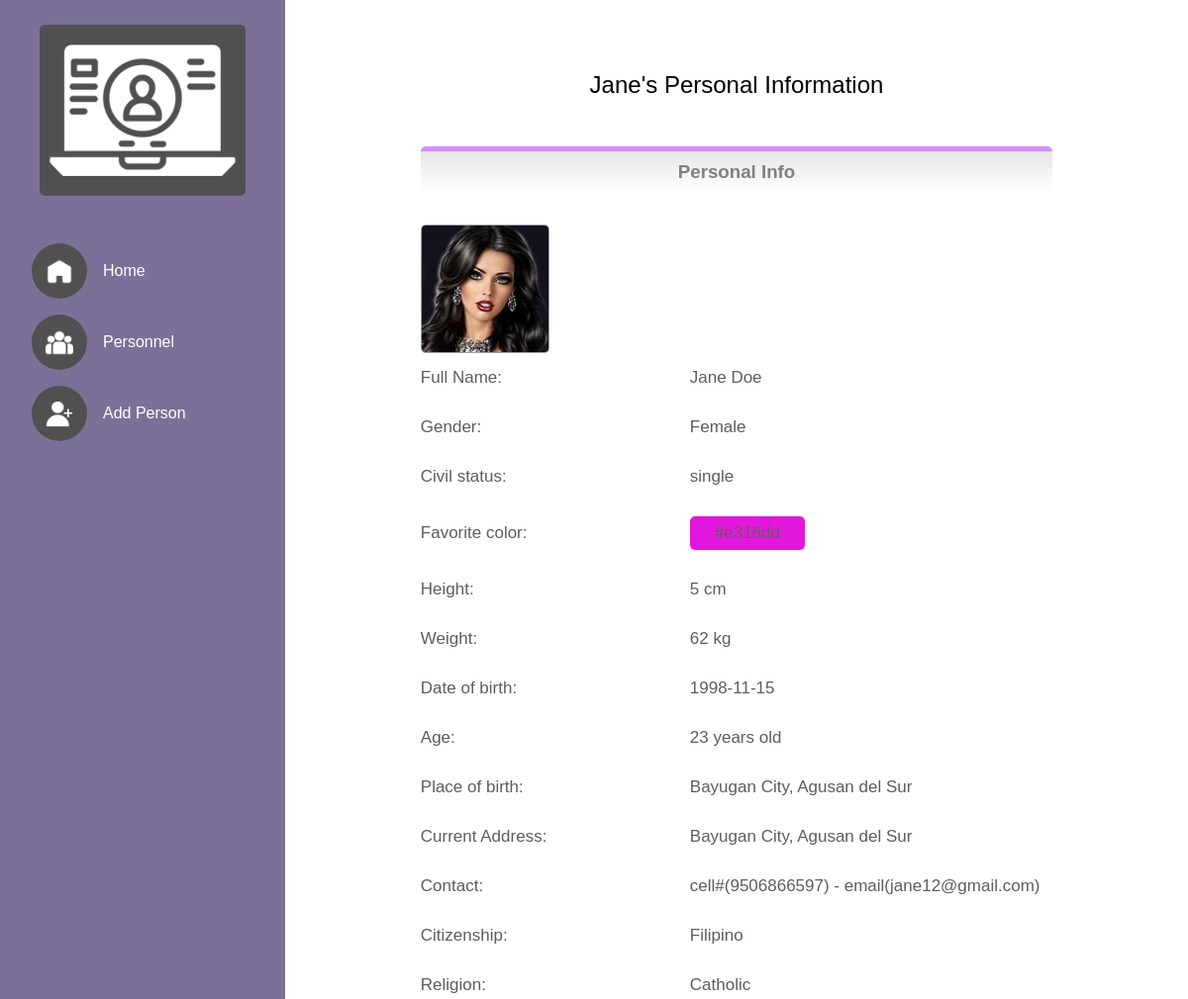
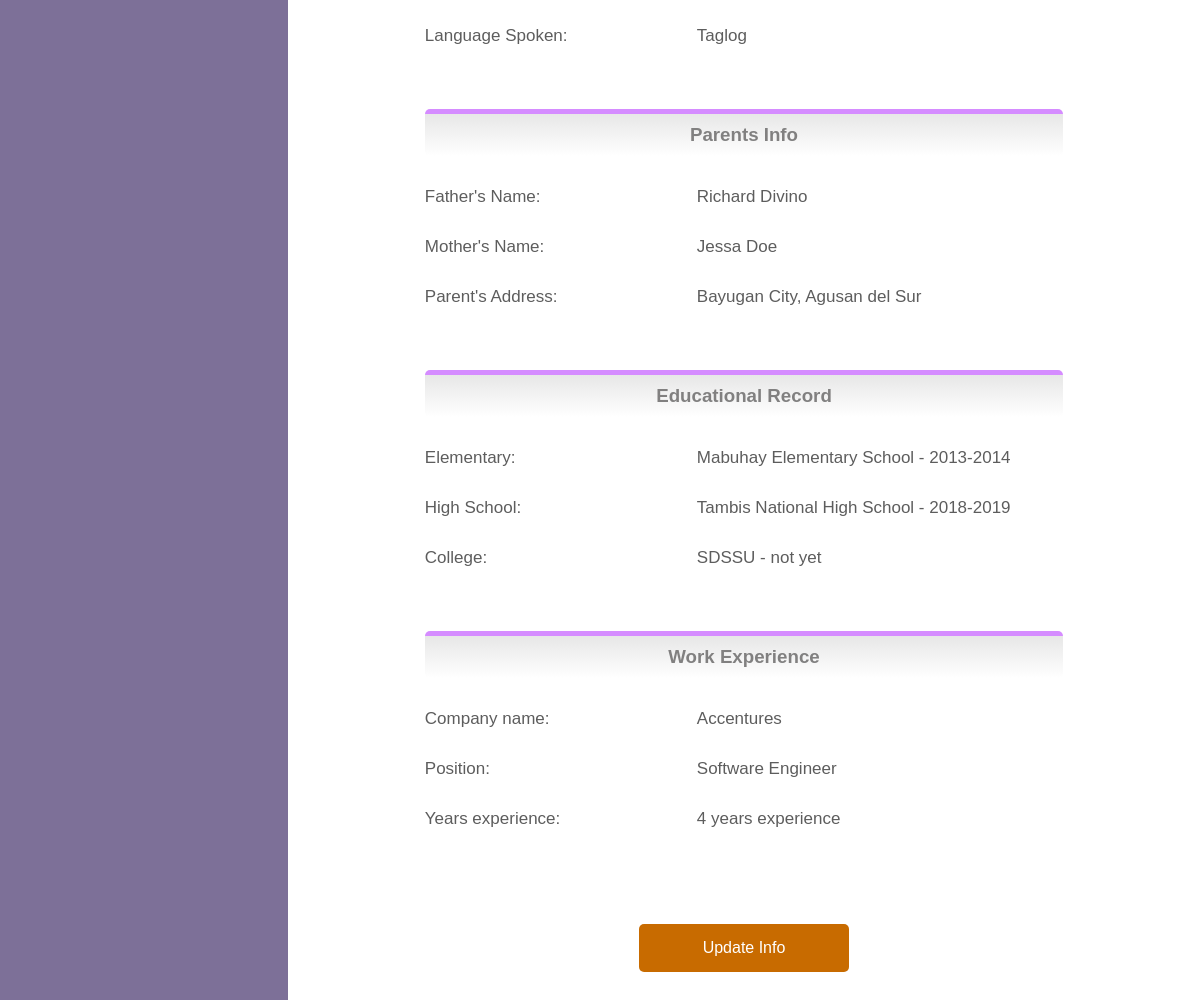
Page /person_viewer.php?person_id=61b361d369bbf6.51315902 on the committed database (2 pictures, top to bottom).
### tables this page shows
CREATE TABLE `personnel` (
  `person_id` varchar(40) NOT NULL,
  `image_name` varchar(40) NOT NULL,
  `firstname` varchar(40) NOT NULL,
  `middlename` varchar(40) NOT NULL,
  `lastname` varchar(40) NOT NULL,
  `extension` varchar(5) NOT NULL,
  `gender` varchar(10) NOT NULL,
  `civil_status` varchar(15) NOT NULL,
  `favorite_color` varchar(10) NOT NULL,
  `height` int(5) NOT NULL,
  `weight` int(5) NOT NULL,
  `date_of_birth` varchar(10) NOT NULL,
  `age` int(5) NOT NULL,
  `city_mun_pob` varchar(40) NOT NULL,
  `province_pob` varchar(40) NOT NULL,
  `city_mun_address` varchar(40) NOT NULL,
  `province_address` varchar(40) NOT NULL,
  `phone_number` bigint(20) NOT NULL,
  `email` varchar(40) NOT NULL,
  `citizenship` varchar(40) NOT NULL,
  `religion` varchar(40) NOT NULL,
  `language_spoken` varchar(40) NOT NULL
);

CREATE TABLE `parents` (
  `person_id` varchar(40) NOT NULL,
  `father_fname` varchar(40) NOT NULL,
  `father_mname` varchar(40) NOT NULL,
  `father_lname` varchar(40) NOT NULL,
  `mother_fname` varchar(40) NOT NULL,
  `mother_mname` varchar(40) NOT NULL,
  `mother_lname` varchar(40) NOT NULL,
  `parent_city_mun_address` varchar(40) NOT NULL,
  `parent_province_address` varchar(40) NOT NULL
);

CREATE TABLE `educ_record` (
  `person_id` varchar(40) NOT NULL,
  `elem_school_name` varchar(40) NOT NULL,
  `elem_grad_sy` varchar(20) NOT NULL,
  `high_school_name` varchar(40) NOT NULL,
  `high_grad_sy` varchar(20) NOT NULL,
  `coll_school_name` varchar(40) NOT NULL,
  `coll_grad_sy` varchar(20) NOT NULL
);

CREATE TABLE `w_experience` (
  `person_id` varchar(40) NOT NULL,
  `company_name` varchar(40) NOT NULL,
  `position` varchar(40) NOT NULL,
  `years_experience` int(10) NOT NULL
);

### process/getters.php (called while the page is built, shortened)
<?php
require_once $_SERVER['DOCUMENT_ROOT'] . "/rdpis/process/dbh.php";
function get_person_data(){
    if(isset($_GET["person_id"])){
        $person_id = $_GET["person_id"];
    }else{
        header("Location: ./personnel.php");
        exit();
    }
    $sql = "SELECT * FROM personnel, spouse, parents, educ_record, w_experience WHERE
        spouse.person_id        = personnel.person_id &&
        parents.person_id       = personnel.person_id &&
        educ_record.person_id   = personnel.person_id &&
        w_experience.person_id  = personnel.person_id &&
        personnel.person_id     = '$person_id'
    ";
    $result = mysqli_query(db_connect(), $sql);
    if($person_data = mysqli_fetch_assoc($result)){
        return $person_data;
    }else{
        header("Location: ./personnel.php");
    }
}

### process/dbh.php (called while the page is built, shortened)
<?php
function db_connect(){
    $con = mysqli_connect("localhost", "root", "", "rdpis");
    return $con;
}

### person_viewer.php (the view, shortened to what this page needs)
<?php
    require_once $_SERVER['DOCUMENT_ROOT'] . "/rdpis/process/getters.php";
    $person_data = get_person_data();
?>
<!DOCTYPE html>
<html lang="en">
<head>
    <link rel="stylesheet" href="./css/general.css">
    <link rel="stylesheet" href="./css/person_viewer.css">
</head>
<body>
    <div class="main_container">
        <?php include "./includes/sidebar.inc.php"; ?>
        <div class="container">
            <ul class="info_container">
                <h2><?php echo $person_data["firstname"]; ?>'s Personal Information</h2>
                <h3>Personal Info</h3>
                <?php
                    echo $person_data["image_name"] ?
                        '<img id="profile_image" onClick="showProfileImage(`'.$person_data["image_name"].'`)" src="./uploads/profileImages/'. $person_data["image_name"] .'" alt="profile">'
                        :'<img src="./images/user_placeholder.png" alt="profile">
                    ';
                ?>
                <li>
                    <b>Full Name: </b>
                    <?php
                        echo $person_data["firstname"] .'
                        '. ($person_data["middlename"] == "N/A" ? "" : $person_data["middlename"]) .'
                        '. $person_data["lastname"] .' '. $person_data["extension"];
                    ?>
                </li>
                <li>
                    <b>Gender: </b> <?php echo ucwords($person_data["gender"]); ?>
                </li>
                <li>
                    <b>Civil status:</b> <?php echo $person_data["civil_status"]; ?>
                </li>
                <li>
                    <b>Favorite color:</b>
                    <div style="background-color: <?php echo $person_data["favorite_color"]; ?> ; padding:7px 25px; width:fit-content; border-radius:5px;">
                    </div>
                </li>
                <li>
                    <b>Height:</b> <?php echo $person_data["height"] . ' cm'; ?>
                </li>
                <li>
                    <b>Weight:</b> <?php echo $person_data["weight"] . ' kg'; ?>
                </li>
                <li>
                    <b>Date of birth:</b> <?php echo $person_data["date_of_birth"]; ?>
                </li>
                <li>
                    <b>Age:</b> <?php echo $person_data["age"] . ' years old'; ?>
                </li>
                <li>
                    <b>Place of birth:</b>
                    <?php
                        echo $person_data["city_mun_pob"] . ',
                        ' . $person_data["province_pob"];
                    ?>
                </li>
                <li>
                    <b>Current Address:</b>
                    <?php
                        echo $person_data["city_mun_address"] . ',
                        ' . $person_data["province_address"];
                    ?>
                </li>
                <li>
                    <b>Contact:</b>
                    <?php
                        echo 'cell#('. $person_data["phone_number"] .')
                        - email('. $person_data["email"] .')';
                    ?>
                </li>
                <li>
                    <b>Citizenship:</b> <?php echo $person_data["citizenship"]; ?>
                </li>
                <li>
                    <b>Religion:</b> <?php echo $person_data["religion"]; ?>
                </li>
                <li>
                    <b>Language Spoken:</b> <?php echo $person_data["language_spoken"]; ?>
                </li>
                <h3>Parents Info</h3>
                <li>
                    <b>Father's Name:</b>
                    <?php
                        echo $person_data["father_fname"] .'
                        '. ($person_data["father_mname"] == "N/A" ? "" : $person_data["father_mname"]) .'
                        '. $person_data["father_lname"];
                    ?>
                </li>
                <li>
                    <b>Mother's Name:</b>
                    <?php
                        echo $person_data["mother_fname"] .'
                        '. ($person_data["mother_mname"] == "N/A" ? "" : $person_data["mother_mname"]) .'
                        '. $person_data["mother_lname"];
                    ?>
                </li>
                <li>
                    <b>Parent's Address:</b>
                    <?php
                        echo $person_data["parent_city_mun_address"] . ',
                        ' . $person_data["parent_province_address"];
                    ?>
                </li>
                <h3>Educational Record</h3>
                <li>
                    <b>Elementary:</b>
                    <?php
                        echo $person_data["elem_school_name"] .' -
                        '.$person_data["elem_grad_sy"];
                    ?>
                </li>
                <li>
                    <b>High School:</b>
                    <?php
                        echo $person_data["high_school_name"] .' -
                        '.$person_data["high_grad_sy"];
                    ?>
                </li>
                <li>
                    <b>College:</b>
                    <?php
                        echo $person_data["coll_school_name"] .' -
                        '.$person_data["coll_grad_sy"];
                    ?>
                </li>
                <h3>Work Experience</h3>
                <li>
                    <b>Company name:</b> <?php echo $person_data["company_name"]; ?>
                </li>
                <li>
                    <b>Position:</b> <?php echo $person_data["position"]; ?>
                </li>
                <li>
                    <b>Years experience:</b> <?php echo $person_data["years_experience"] . ' years experience'; ?>
                </li>
                <a href="./person_form.php?person_id=<?php echo $person_data["person_id"]; ?>">Update Info</a>
            </ul>
        </div>
    </div>
</body>
</html>

### css/general.css (style rules this page uses)
* { margin: 0; padding: 0; font-family: Verdana, Geneva, Tahoma, sans-serif; }
.main_container { display: flex; background-color: #FFF; }
.container { flex: 1; margin-left: 18rem; height: 100vh; overflow-y: scroll; display: flex; flex-direction: column; align-items: center; }

### css/person_viewer.css (style rules this page uses)
.info_container { display: flex; flex-direction: column; background-color: #FFF; width: 70%; margin: 1.5rem 0; padding: 3rem 7rem; border-radius: 5px; }
.info_container h2 { text-align: center; font-weight: 500; }
.info_container h3 { width: 100%; padding: 10px 0; margin-top: 3rem; margin-bottom: 1rem; text-align: center; color: #818080; background: linear-gradient(#e7e7e7, #FFF); border-top: 5px solid #d58cff; border-radius: 5px; }
#profile_image { width: 8rem; height: 8rem; border: 1px solid #a1a1a1; border-radius: 5px; margin-top: 1rem; object-fit: cover; cursor: pointer; }
.info_container li { list-style: none; font-size: 17px; padding: 15px 0; display: flex; align-items: center; color: #5d5d5d; }
.info_container b { font-weight: 500; width: 17rem; }
.info_container a { width: fit-content; padding: 15px 4rem; margin: 5rem; border-radius: 5px; background-color: #c86b00; color: #FFF; text-decoration: none; align-self: center; }

### rows in the picture
personnel: firstname "Jane", image_name (picture), lastname "Doe", gender "Female", civil_status "single", height "5", weight "62", date_of_birth "1998-11-15", age "23", city_mun_pob "Bayugan City", province_pob "Agusan del Sur", city_mun_address "Bayugan City", province_address "Agusan del Sur", phone_number "9506866597", email "jane12@gmail.com", citizenship "Filipino", religion "Catholic", language_spoken "Taglog", parents.father_fname "Richard", parents.father_lname "Divino", parents.mother_fname "Jessa", parents.mother_lname "Doe", parents.parent_city_mun_address "Bayugan City", parents.parent_province_address "Agusan del Sur", educ_record.elem_school_name "Mabuhay Elementary School", educ_record.elem_grad_sy "2013-2014", educ_record.high_school_name "Tambis National High School", educ_record.high_grad_sy "2018-2019", educ_record.coll_school_name "SDSSU", educ_record.coll_grad_sy "not yet", w_experience.company_name "Accentures", w_experience.position "Software Engineer", w_experience.years_experience "4"
